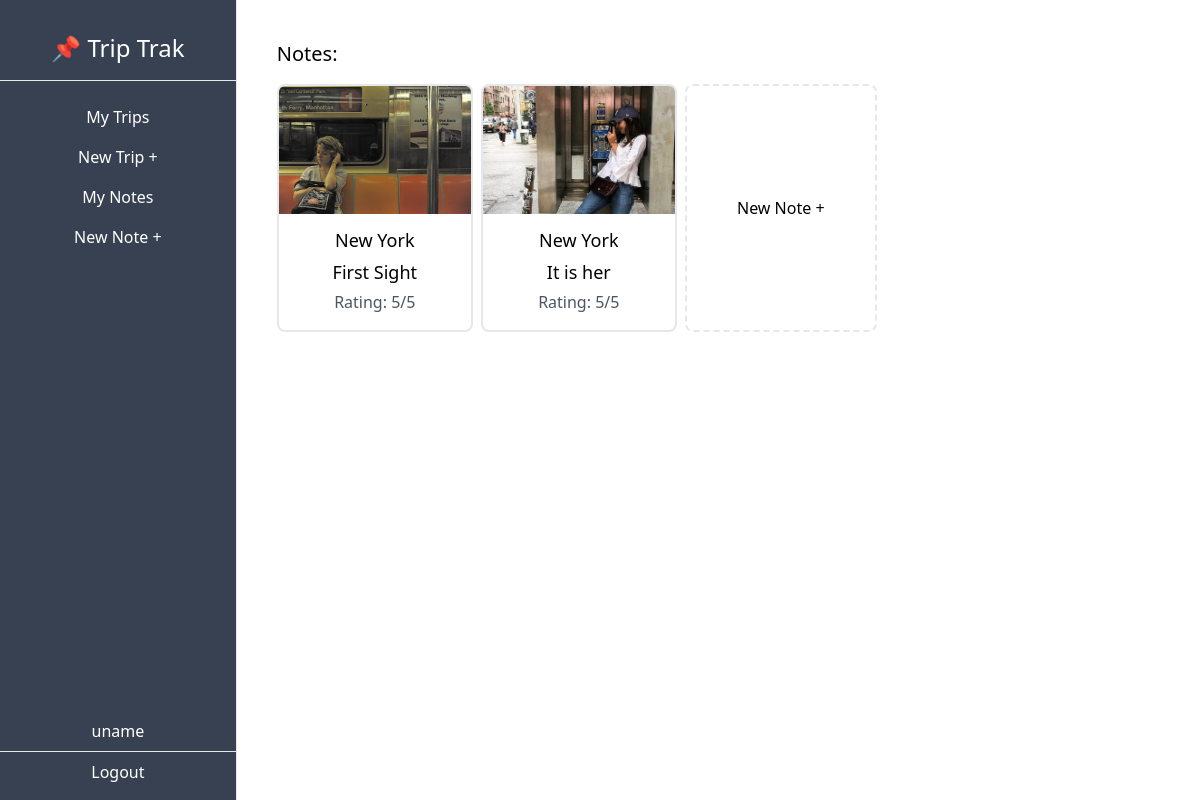
The page /dashboard/note/ (signed in) on the database its author committed.
### trip/models.py (models this page shows, shortened)
class Note(models.Model):
    EXCURSIONS = (
        ('event', "Event"),
        ('dining', "Dining"),
        ('experience', "Experience"),
        ('general', "General"),
    )
    trip = models.ForeignKey(Trip, on_delete=models.CASCADE, related_name = 'notes')
    name = models.CharField(max_length=100)
    description = models.TextField()
    type = models.CharField(max_length=100, choices = EXCURSIONS)
    img = models.ImageField(upload_to='notes', blank=True, null=True)
    rating = models.PositiveSmallIntegerField(default=1, validators= [MaxValueValidator(5)])

class Trip(models.Model):
    city = models.CharField(max_length=50)
    country = models.CharField(max_length=2)
    start_date = models.DateField(blank=True, null=True)
    end_date = models.DateField(blank=True, null=True)
    owner = models.ForeignKey(User, on_delete=models.CASCADE, related_name='trips')

### trip/views.py (the view)
# urls.py: path('dashboard/note/', NoteListView.as_view(), name="note-list"),
class NoteListView(ListView):
    model = Note
    def get_queryset(self):
        queryset = Note.objects.filter(trip__owner=self.request.user)
        return queryset

### trip/templates/trip/note_list.html
{% extends 'trip/_base.html' %}
{% block content %}
<h3 class="text-xl pb-4">Notes:</h3>
<div class="flex gap-2 flex-wrap">
    {% for note in object_list %}
    <a href="{% url 'note-detail' note.pk %}">
        <div class="border-2 rounded-lg pb-4 hover:shadow">
            <img class="w-48 h-32 object-cover overflow-hidden rounded-t-md" src="{{note.img.url}}" alt="{{note.name}}">
            <p class="text-center mt-3 text-lg">{{note.trip.city}}</p>
            <p class="text-center mt-1 text-lg">{{note.name}}</p>
            <p class="text-center mt-1 text-gray-600">Rating: {{note.rating}}/5</p>
        </div>
    </a>
    {% endfor %}
    <a href="{% url 'note-create' %}">
        <div class="border-2 border-dashed rounded-lg hover:shadow w-48 h-full flex justify-center items-center">
            <p class="">New Note +</p>
        </div>
    </a>
</div>
{% endblock content %}

### trip/templates/trip/_base.html (shortened to what this page needs)
<!DOCTYPE html>
<html lang="en">
    <head>
        <script src="https://cdn.tailwindcss.com"></script>
      </head>
<body>
    <div class="flex-col md:flex-row flex h-screen">
        <div class="md:h-screen bg-gray-700 text-white w-full md:w-1/4 md:max-w-xs py-2 md:pt-8 md:pb-2 flex flex-col items-center justify-start border-r">
            <div class="border-b w-full text-center pb-4 text-2xl">
                <h1>📌 Trip Trak</h1>
            </div>
            <div class="pt-4 w-full text-center">
                <ul class="flex md:flex-col justify-around px-2 md:px-0 pb-2 md:pb-0">
                    <a href="{% url 'trip-list' %}">
                        <li class="py-2 px-3 md:px-0 hover:bg-gray-600 hover:cursor-pointer">My Trips</li>
                    </a>
                    <a href="{% url 'trip-create' %}">
                        <li class="py-2 px-3 md:px-0 hover:bg-gray-600 hover:cursor-pointer">New Trip +</li>
                    </a>
                    <a href="{% url 'note-list' %}">
                        <li class="py-2 px-3 md:px-0 hover:bg-gray-600 hover:cursor-pointer">My Notes</li>
                    </a>
                    <a href="{% url 'note-create' %}">
                    <li class="py-2 px-3 md:px-0 hover:bg-gray-600 hover:cursor-pointer">New Note +</li>
                    </a>
                </ul>
            </div>
            <div class="mt-auto w-full text-center flex md:flex-col justify-evenly py-2 md:pt-0">
                <p class="">{{user.username}}</p>
                <hr class="my-2">
                <form method="post" action="{% url 'logout' %}">
                    <button type="submit">Logout</button>
                </form>
            </div>
        </div>
        <div class="w-full md:w-full p-10 overflow-auto">
            {% block content %}
            {% endblock content %}
        </div>
    </div>
</body>
</html>

### rows shown on the page
Note: img (picture), trip.city "New York", name "First Sight", rating "5"
Note: img (picture), trip.city "New York", name "It is her", rating "5"

### other values the page prints
{{ user.username }} "uname"
